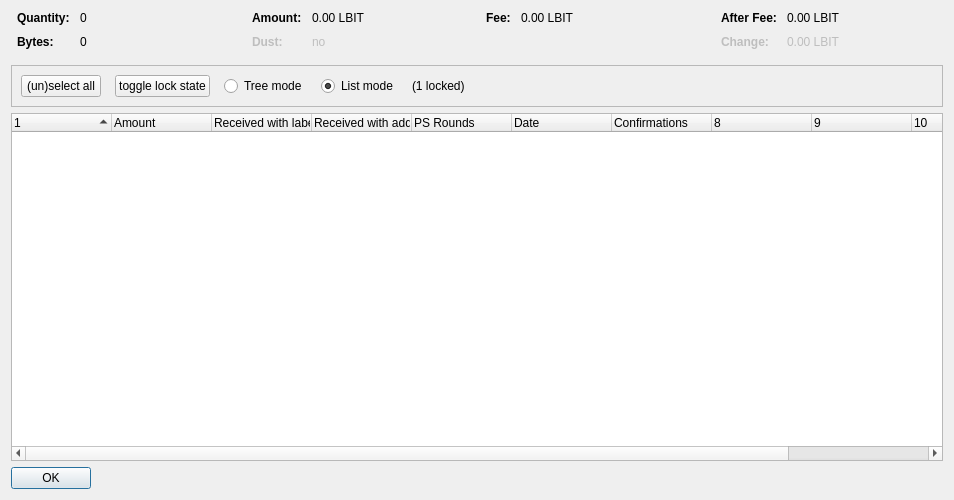
<?xml version="1.0" encoding="UTF-8"?>
<ui version="4.0">
 <class>CoinControlDialog</class>
 <widget class="QDialog" name="CoinControlDialog">
  <property name="geometry">
   <rect>
    <x>0</x>
    <y>0</y>
    <width>954</width>
    <height>500</height>
   </rect>
  </property>
  <property name="windowTitle">
   <string>Coin Selection</string>
  </property>
  <layout class="QVBoxLayout" name="verticalLayout">
   <item>
    <layout class="QHBoxLayout" name="horizontalLayoutTop" stretch="0,0,0,0">
     <property name="topMargin">
      <number>0</number>
     </property>
     <property name="bottomMargin">
      <number>10</number>
     </property>
     <item>
      <layout class="QFormLayout" name="formLayoutCoinControl1">
       <property name="horizontalSpacing">
        <number>10</number>
       </property>
       <property name="verticalSpacing">
        <number>10</number>
       </property>
       <property name="leftMargin">
        <number>6</number>
       </property>
       <property name="rightMargin">
        <number>6</number>
       </property>
       <item row="0" column="0">
        <widget class="QLabel" name="labelCoinControlQuantityText">
         <property name="font">
          <font>
           <weight>75</weight>
           <bold>true</bold>
          </font>
         </property>
         <property name="text">
          <string>Quantity:</string>
         </property>
        </widget>
       </item>
       <item row="0" column="1">
        <widget class="QLabel" name="labelCoinControlQuantity">
         <property name="cursor">
          <cursorShape>IBeamCursor</cursorShape>
         </property>
         <property name="contextMenuPolicy">
          <enum>Qt::ActionsContextMenu</enum>
         </property>
         <property name="text">
          <string notr="true">0</string>
         </property>
         <property name="textInteractionFlags">
          <set>Qt::LinksAccessibleByMouse|Qt::TextSelectableByKeyboard|Qt::TextSelectableByMouse</set>
         </property>
        </widget>
       </item>
       <item row="1" column="0">
        <widget class="QLabel" name="labelCoinControlBytesText">
         <property name="font">
          <font>
           <weight>75</weight>
           <bold>true</bold>
          </font>
         </property>
         <property name="text">
          <string>Bytes:</string>
         </property>
        </widget>
       </item>
       <item row="1" column="1">
        <widget class="QLabel" name="labelCoinControlBytes">
         <property name="cursor">
          <cursorShape>IBeamCursor</cursorShape>
         </property>
         <property name="contextMenuPolicy">
          <enum>Qt::ActionsContextMenu</enum>
         </property>
         <property name="text">
          <string notr="true">0</string>
         </property>
         <property name="textInteractionFlags">
          <set>Qt::LinksAccessibleByMouse|Qt::TextSelectableByKeyboard|Qt::TextSelectableByMouse</set>
         </property>
        </widget>
       </item>
      </layout>
     </item>
     <item>
      <layout class="QFormLayout" name="formLayoutCoinControl2">
       <property name="horizontalSpacing">
        <number>10</number>
       </property>
       <property name="verticalSpacing">
        <number>10</number>
       </property>
       <property name="leftMargin">
        <number>6</number>
       </property>
       <property name="rightMargin">
        <number>6</number>
       </property>
       <item row="0" column="0">
        <widget class="QLabel" name="labelCoinControlAmountText">
         <property name="font">
          <font>
           <weight>75</weight>
           <bold>true</bold>
          </font>
         </property>
         <property name="text">
          <string>Amount:</string>
         </property>
        </widget>
       </item>
       <item row="0" column="1">
        <widget class="QLabel" name="labelCoinControlAmount">
         <property name="cursor">
          <cursorShape>IBeamCursor</cursorShape>
         </property>
         <property name="contextMenuPolicy">
          <enum>Qt::ActionsContextMenu</enum>
         </property>
         <property name="text">
          <string notr="true">0.00 LBIT</string>
         </property>
         <property name="textInteractionFlags">
          <set>Qt::LinksAccessibleByMouse|Qt::TextSelectableByKeyboard|Qt::TextSelectableByMouse</set>
         </property>
        </widget>
       </item>
       <item row="1" column="0">
        <widget class="QLabel" name="labelCoinControlLowOutputText">
         <property name="enabled">
          <bool>false</bool>
         </property>
         <property name="font">
          <font>
           <weight>75</weight>
           <bold>true</bold>
          </font>
         </property>
         <property name="text">
          <string>Dust:</string>
         </property>
        </widget>
       </item>
       <item row="1" column="1">
        <widget class="QLabel" name="labelCoinControlLowOutput">
         <property name="enabled">
          <bool>false</bool>
         </property>
         <property name="cursor">
          <cursorShape>IBeamCursor</cursorShape>
         </property>
         <property name="contextMenuPolicy">
          <enum>Qt::ActionsContextMenu</enum>
         </property>
         <property name="text">
          <string notr="true">no</string>
         </property>
         <property name="textInteractionFlags">
          <set>Qt::LinksAccessibleByMouse|Qt::TextSelectableByKeyboard|Qt::TextSelectableByMouse</set>
         </property>
        </widget>
       </item>
      </layout>
     </item>
     <item>
      <layout class="QFormLayout" name="formLayoutCoinControl3">
       <property name="horizontalSpacing">
        <number>10</number>
       </property>
       <property name="verticalSpacing">
        <number>10</number>
       </property>
       <property name="leftMargin">
        <number>6</number>
       </property>
       <property name="rightMargin">
        <number>6</number>
       </property>
       <item row="0" column="0">
        <widget class="QLabel" name="labelCoinControlFeeText">
         <property name="font">
          <font>
           <weight>75</weight>
           <bold>true</bold>
          </font>
         </property>
         <property name="text">
          <string>Fee:</string>
         </property>
        </widget>
       </item>
       <item row="0" column="1">
        <widget class="QLabel" name="labelCoinControlFee">
         <property name="cursor">
          <cursorShape>IBeamCursor</cursorShape>
         </property>
         <property name="contextMenuPolicy">
          <enum>Qt::ActionsContextMenu</enum>
         </property>
         <property name="text">
          <string notr="true">0.00 LBIT</string>
         </property>
         <property name="textInteractionFlags">
          <set>Qt::LinksAccessibleByMouse|Qt::TextSelectableByKeyboard|Qt::TextSelectableByMouse</set>
         </property>
        </widget>
       </item>
      </layout>
     </item>
     <item>
      <layout class="QFormLayout" name="formLayoutCoinControl4">
       <property name="horizontalSpacing">
        <number>10</number>
       </property>
       <property name="verticalSpacing">
        <number>10</number>
       </property>
       <property name="leftMargin">
        <number>6</number>
       </property>
       <property name="rightMargin">
        <number>6</number>
       </property>
       <item row="0" column="0">
        <widget class="QLabel" name="labelCoinControlAfterFeeText">
         <property name="font">
          <font>
           <weight>75</weight>
           <bold>true</bold>
          </font>
         </property>
         <property name="text">
          <string>After Fee:</string>
         </property>
        </widget>
       </item>
       <item row="0" column="1">
        <widget class="QLabel" name="labelCoinControlAfterFee">
         <property name="cursor">
          <cursorShape>IBeamCursor</cursorShape>
         </property>
         <property name="contextMenuPolicy">
          <enum>Qt::ActionsContextMenu</enum>
         </property>
         <property name="text">
          <string notr="true">0.00 LBIT</string>
         </property>
         <property name="textInteractionFlags">
          <set>Qt::LinksAccessibleByMouse|Qt::TextSelectableByKeyboard|Qt::TextSelectableByMouse</set>
         </property>
        </widget>
       </item>
       <item row="1" column="0">
        <widget class="QLabel" name="labelCoinControlChangeText">
         <property name="enabled">
          <bool>false</bool>
         </property>
         <property name="font">
          <font>
           <weight>75</weight>
           <bold>true</bold>
          </font>
         </property>
         <property name="text">
          <string>Change:</string>
         </property>
        </widget>
       </item>
       <item row="1" column="1">
        <widget class="QLabel" name="labelCoinControlChange">
         <property name="enabled">
          <bool>false</bool>
         </property>
         <property name="cursor">
          <cursorShape>IBeamCursor</cursorShape>
         </property>
         <property name="contextMenuPolicy">
          <enum>Qt::ActionsContextMenu</enum>
         </property>
         <property name="text">
          <string notr="true">0.00 LBIT</string>
         </property>
         <property name="textInteractionFlags">
          <set>Qt::LinksAccessibleByMouse|Qt::TextSelectableByKeyboard|Qt::TextSelectableByMouse</set>
         </property>
        </widget>
       </item>
      </layout>
     </item>
    </layout>
   </item>
   <item>
    <widget class="QFrame" name="frame">
     <property name="minimumSize">
      <size>
       <width>0</width>
       <height>40</height>
      </size>
     </property>
     <property name="frameShape">
      <enum>QFrame::StyledPanel</enum>
     </property>
     <property name="frameShadow">
      <enum>QFrame::Sunken</enum>
     </property>
     <layout class="QHBoxLayout" name="horizontalLayout">
      <item>
       <layout class="QHBoxLayout" name="horizontalLayoutPanel" stretch="0,0,0,0,0,0">
        <property name="spacing">
         <number>14</number>
        </property>
        <item>
         <widget class="QPushButton" name="pushButtonSelectAll">
          <property name="sizePolicy">
           <sizepolicy hsizetype="Maximum" vsizetype="Fixed">
            <horstretch>0</horstretch>
            <verstretch>0</verstretch>
           </sizepolicy>
          </property>
          <property name="text">
           <string>(un)select all</string>
          </property>
          <property name="autoDefault">
           <bool>false</bool>
          </property>
         </widget>
        </item>
        <item>
         <widget class="QPushButton" name="pushButtonToggleLock">
          <property name="sizePolicy">
           <sizepolicy hsizetype="Maximum" vsizetype="Fixed">
            <horstretch>0</horstretch>
            <verstretch>0</verstretch>
           </sizepolicy>
          </property>
          <property name="text">
           <string>toggle lock state</string>
          </property>
          <property name="autoDefault">
           <bool>false</bool>
          </property>
         </widget>
        </item>
        <item>
         <widget class="QRadioButton" name="radioTreeMode">
          <property name="sizePolicy">
           <sizepolicy hsizetype="Maximum" vsizetype="Fixed">
            <horstretch>0</horstretch>
            <verstretch>0</verstretch>
           </sizepolicy>
          </property>
          <property name="text">
           <string>Tree mode</string>
          </property>
         </widget>
        </item>
        <item>
         <widget class="QRadioButton" name="radioListMode">
          <property name="sizePolicy">
           <sizepolicy hsizetype="Maximum" vsizetype="Fixed">
            <horstretch>0</horstretch>
            <verstretch>0</verstretch>
           </sizepolicy>
          </property>
          <property name="text">
           <string>List mode</string>
          </property>
          <property name="checked">
           <bool>true</bool>
          </property>
         </widget>
        </item>
        <item>
         <widget class="QLabel" name="labelLocked">
          <property name="text">
           <string>(1 locked)</string>
          </property>
         </widget>
        </item>
        <item>
         <spacer name="horizontalSpacer">
          <property name="orientation">
           <enum>Qt::Horizontal</enum>
          </property>
          <property name="sizeHint" stdset="0">
           <size>
            <width>40</width>
            <height>20</height>
           </size>
          </property>
         </spacer>
        </item>
       </layout>
      </item>
     </layout>
    </widget>
   </item>
   <item>
    <widget class="CoinControlTreeWidget" name="treeWidget">
     <property name="contextMenuPolicy">
      <enum>Qt::CustomContextMenu</enum>
     </property>
     <property name="sortingEnabled">
      <bool>false</bool>
     </property>
     <property name="columnCount">
      <number>11</number>
     </property>
     <attribute name="headerShowSortIndicator" stdset="0">
      <bool>true</bool>
     </attribute>
     <attribute name="headerStretchLastSection">
      <bool>false</bool>
     </attribute>
     <column>
      <property name="text">
       <string/>
      </property>
     </column>
     <column>
      <property name="text">
       <string>Amount</string>
      </property>
     </column>
     <column>
      <property name="text">
       <string>Received with label</string>
      </property>
     </column>
     <column>
      <property name="text">
       <string>Received with address</string>
      </property>
     </column>
     <column>
      <property name="text">
       <string>PS Rounds</string>
      </property>
     </column>
     <column>
      <property name="text">
       <string>Date</string>
      </property>
     </column>
     <column>
      <property name="text">
       <string>Confirmations</string>
      </property>
      <property name="toolTip">
       <string>Confirmed</string>
      </property>
     </column>
     <column>
      <property name="text">
       <string/>
      </property>
     </column>
     <column>
      <property name="text">
       <string/>
      </property>
     </column>
     <column>
      <property name="text">
       <string/>
      </property>
     </column>
     <column>
      <property name="text">
       <string/>
      </property>
     </column>
    </widget>
   </item>
   <item>
    <widget class="QDialogButtonBox" name="buttonBox">
     <property name="sizePolicy">
      <sizepolicy hsizetype="Maximum" vsizetype="Fixed">
       <horstretch>0</horstretch>
       <verstretch>0</verstretch>
      </sizepolicy>
     </property>
     <property name="orientation">
      <enum>Qt::Horizontal</enum>
     </property>
     <property name="standardButtons">
      <set>QDialogButtonBox::Ok</set>
     </property>
    </widget>
   </item>
  </layout>
 </widget>
 <customwidgets>
  <customwidget>
   <class>CoinControlTreeWidget</class>
   <extends>QTreeWidget</extends>
   <header>coincontroltreewidget.h</header>
  </customwidget>
 </customwidgets>
 <resources/>
 <connections/>
</ui>
